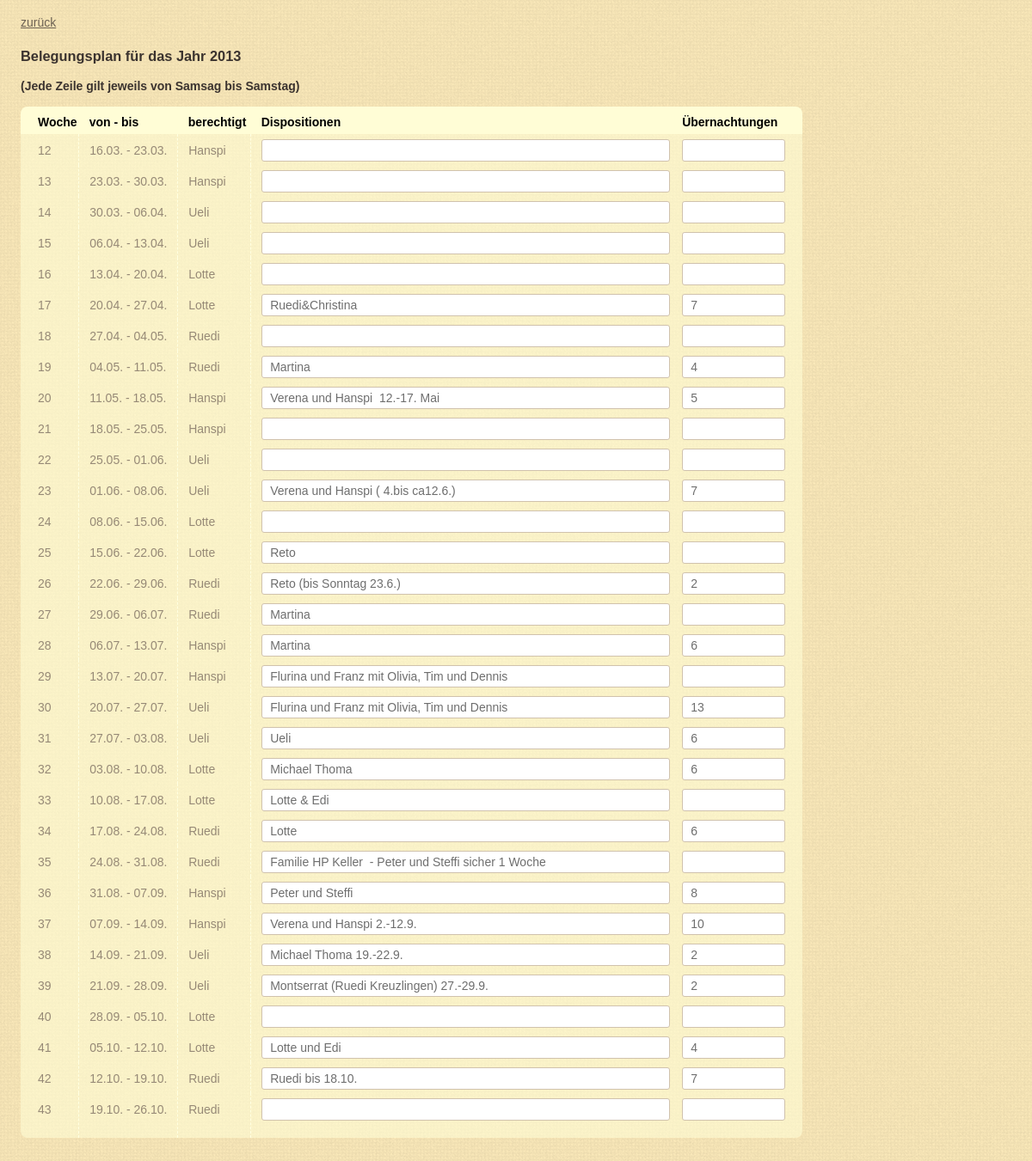
The app's page /history.php?jahr=2013 with its own data.
### tables this page shows
CREATE TABLE IF NOT EXISTS `giusiwochen` (
  `jahr` int(8) NOT NULL DEFAULT '0',
  `woche` int(4) NOT NULL DEFAULT '0',
  `datum` varchar(20) DEFAULT NULL,
  `berechtigt` varchar(20) DEFAULT NULL,
  `text` varchar(250) DEFAULT NULL,
  `naechte` varchar(200) NOT NULL DEFAULT ''
);

### web/kalender.php (the view, shortened to what this page needs)
<?php
function getDB() {
	$user = "web225";
	$pwd = "svenska";
	if (strtolower($_SERVER["HTTP_HOST"]) == 'localhost') {
		$user = "web225";
		$pwd = "svenska";
	}
	$link = mysql_connect("localhost", $user, $pwd);
	return $link;
}
function getWeekOfYear($jahr) {
	$my_array = localtime(time(), 1);
	$year = $my_array["tm_year"];
	if ($jahr > (1900 + $year)) {
		return -1;
	} else if ($jahr < (1900 + $year)) {
		return 999;
	}
	$startSA = getFirstSa($jahr);
	$dayofyear = $my_array["tm_yday"] + 1;
	$daysPassed = $dayofyear - $startSA;
	$weekofyear = ceil($daysPassed / 7 );
	return $weekofyear;
}
	?>
	<?php
function printKalender($result, $jahr, $saveButton, $action) {
	$weekofyear = getWeekOfYear($jahr);
	?>
	<div id="plan">
		<h3>Belegungsplan für das Jahr <?php echo $jahr; ?></h2>
		<b>(Jede Zeile gilt jeweils von Samsag bis Samstag)</b>
		<br/>
		<br/>
		<table>
			<thead>
				<td>Woche</td>
				<td>von - bis</td>
				<td>berechtigt</td>
				<td>Dispositionen</td>
				<td>Übernachtungen</td>
			</thead>
			<tbody>
			<?php
			while (list ($woche, $datum, $berechtigt, $text, $naechte) = mysql_fetch_row ($result)) {
				$fontColorClass = '';
				if ($woche < $weekofyear) {
					$fontColorClass = 'passed-week';
				} else if ($woche == $weekofyear) {
					$fontColorClass = 'current-week';
				}
				?>
				<tr>
					<td class="col-week <?php print $fontColorClass ?>"><?php print $woche ?></td>
					<td class="col-date <?php print $fontColorClass ?>"><?php print $datum ?></td>
					<td class="col-who <?php print $fontColorClass ?>"><?php print $berechtigt ?></td>
					<td class="col-text <?php print $fontColorClass ?>"><input type="text" name="text" value="<?php print $text; ?>"></td>
					<td class="col-nights <?php print $fontColorClass ?>"><input type="text" name="naechte" value="<?php print $naechte; ?>"></td>
				</tr>
				<?php
			}
			?>
			</tbody>
		</table>
	<br/>
	<br/>
	</div>
	<?php
}
function printYear($jahr, $printInfos, $saveButton, $action) {
	$link = getDB();
	$result = mysql_query ("SELECT woche, datum, berechtigt, text, naechte FROM giusiwochen WHERE jahr='$jahr' ORDER BY woche", $link);
	if (!$result) {
		print mysql_error();
	} else {
		printKalender($result, $jahr, $saveButton, $action);
	}
}
?>

### web/css/css-2015-10-16.css (style rules this page uses)
body { font: 14px Arial, Helvetica, sans-serif; color: #3B332F; margin: 0; }
body:not(.body-menu) { background: #fff url('pattern-aqvf.png') repeat right top !important; }
table { border: 0px; border-collapse: collapse; color: #000; border-collapse: collapse; }
td { white-space: nowrap; padding: 6px 2px 4px 12px; font-size: 14px; }
.passed-week { color: rgb(150, 137, 118); }
.passed-week input { color: rgb(110, 110, 110); }
#rules, #plan, #contact, #history, #history-back { padding: 6px 12px; }
#plan thead { background-color: rgb(255, 253, 214); }
#plan thead td { padding: 10px 2px 6px 12px; font-weight: bold; }
#plan thead td:first-child { border-top-left-radius: 8px; }
#plan thead td:last-child { border-top-right-radius: 8px; }
#plan tbody { background-color: rgba(255, 253, 214, 0.6) }
#plan tbody tr:last-child td { padding-bottom: 20px; }
#plan tbody tr:last-child td:first-child { border-bottom-left-radius: 8px; }
#plan tbody tr:last-child td:last-child { border-bottom-right-radius: 8px; }
#plan tbody td:last-child { padding-right: 20px; }
#plan tbody td:nth-child(2), tbody td:nth-child(3), tbody td:nth-child(4) { border-left: dashed 1px rgb(255, 256, 225); }
#plan td:first-child { padding-left: 20px; }
#plan td.col-week { width: 40px; }
#plan td.col-date { width: 100px; }
#plan td.col-who { width: 70px; }
#plan td.col-text input { width: 475px; }
#plan td.col-nights input { width: 120px; }
#plan input { font-size: 14px; padding: 4px 9px; border-radius: 3px; border: 1px solid rgb(208, 194, 173); }

### records on screen
giusiwochen: woche "12", datum "16.03. - 23.03.", berechtigt "Hanspi"
giusiwochen: woche "13", datum "23.03. - 30.03.", berechtigt "Hanspi"
giusiwochen: woche "14", datum "30.03. - 06.04.", berechtigt "Ueli"
giusiwochen: woche "15", datum "06.04. - 13.04.", berechtigt "Ueli"
giusiwochen: woche "16", datum "13.04. - 20.04.", berechtigt "Lotte"
giusiwochen: woche "17", datum "20.04. - 27.04.", berechtigt "Lotte", text "Ruedi&Christina", naechte "7"
giusiwochen: woche "18", datum "27.04. - 04.05.", berechtigt "Ruedi"
giusiwochen: woche "19", datum "04.05. - 11.05.", berechtigt "Ruedi", text "Martina", naechte "4"
giusiwochen: woche "20", datum "11.05. - 18.05.", berechtigt "Hanspi", text "Verena und Hanspi 12.-17. Mai", naechte "5"
giusiwochen: woche "21", datum "18.05. - 25.05.", berechtigt "Hanspi"
giusiwochen: woche "22", datum "25.05. - 01.06.", berechtigt "Ueli"
giusiwochen: woche "23", datum "01.06. - 08.06.", berechtigt "Ueli", text "Verena und Hanspi ( 4.bis ca12.6.)", naechte "7"
giusiwochen: woche "24", datum "08.06. - 15.06.", berechtigt "Lotte"
giusiwochen: woche "25", datum "15.06. - 22.06.", berechtigt "Lotte", text "Reto"
giusiwochen: woche "26", datum "22.06. - 29.06.", berechtigt "Ruedi", text "Reto (bis Sonntag 23.6.)", naechte "2"
giusiwochen: woche "27", datum "29.06. - 06.07.", berechtigt "Ruedi", text "Martina"
giusiwochen: woche "28", datum "06.07. - 13.07.", berechtigt "Hanspi", text "Martina", naechte "6"
giusiwochen: woche "29", datum "13.07. - 20.07.", berechtigt "Hanspi", text "Flurina und Franz mit Olivia, Tim und Dennis"
giusiwochen: woche "30", datum "20.07. - 27.07.", berechtigt "Ueli", text "Flurina und Franz mit Olivia, Tim und Dennis", naechte "13"
giusiwochen: woche "31", datum "27.07. - 03.08.", berechtigt "Ueli", text "Ueli", naechte "6"
giusiwochen: woche "32", datum "03.08. - 10.08.", berechtigt "Lotte", text "Michael Thoma", naechte "6"
giusiwochen: woche "33", datum "10.08. - 17.08.", berechtigt "Lotte", text "Lotte & Edi"
giusiwochen: woche "34", datum "17.08. - 24.08.", berechtigt "Ruedi", text "Lotte", naechte "6"
giusiwochen: woche "35", datum "24.08. - 31.08.", berechtigt "Ruedi", text "Familie HP Keller - Peter und Steffi sicher 1 Woche"
giusiwochen: woche "36", datum "31.08. - 07.09.", berechtigt "Hanspi", text "Peter und Steffi", naechte "8"
giusiwochen: woche "37", datum "07.09. - 14.09.", berechtigt "Hanspi", text "Verena und Hanspi 2.-12.9.", naechte "10"
giusiwochen: woche "38", datum "14.09. - 21.09.", berechtigt "Ueli", text "Michael Thoma 19.-22.9.", naechte "2"
giusiwochen: woche "39", datum "21.09. - 28.09.", berechtigt "Ueli", text "Montserrat (Ruedi Kreuzlingen) 27.-29.9.", naechte "2"
giusiwochen: woche "40", datum "28.09. - 05.10.", berechtigt "Lotte"
giusiwochen: woche "41", datum "05.10. - 12.10.", berechtigt "Lotte", text "Lotte und Edi", naechte "4"
giusiwochen: woche "42", datum "12.10. - 19.10.", berechtigt "Ruedi", text "Ruedi bis 18.10.", naechte "7"
giusiwochen: woche "43", datum "19.10. - 26.10.", berechtigt "Ruedi"

### other values on screen
$jahr "2013"
